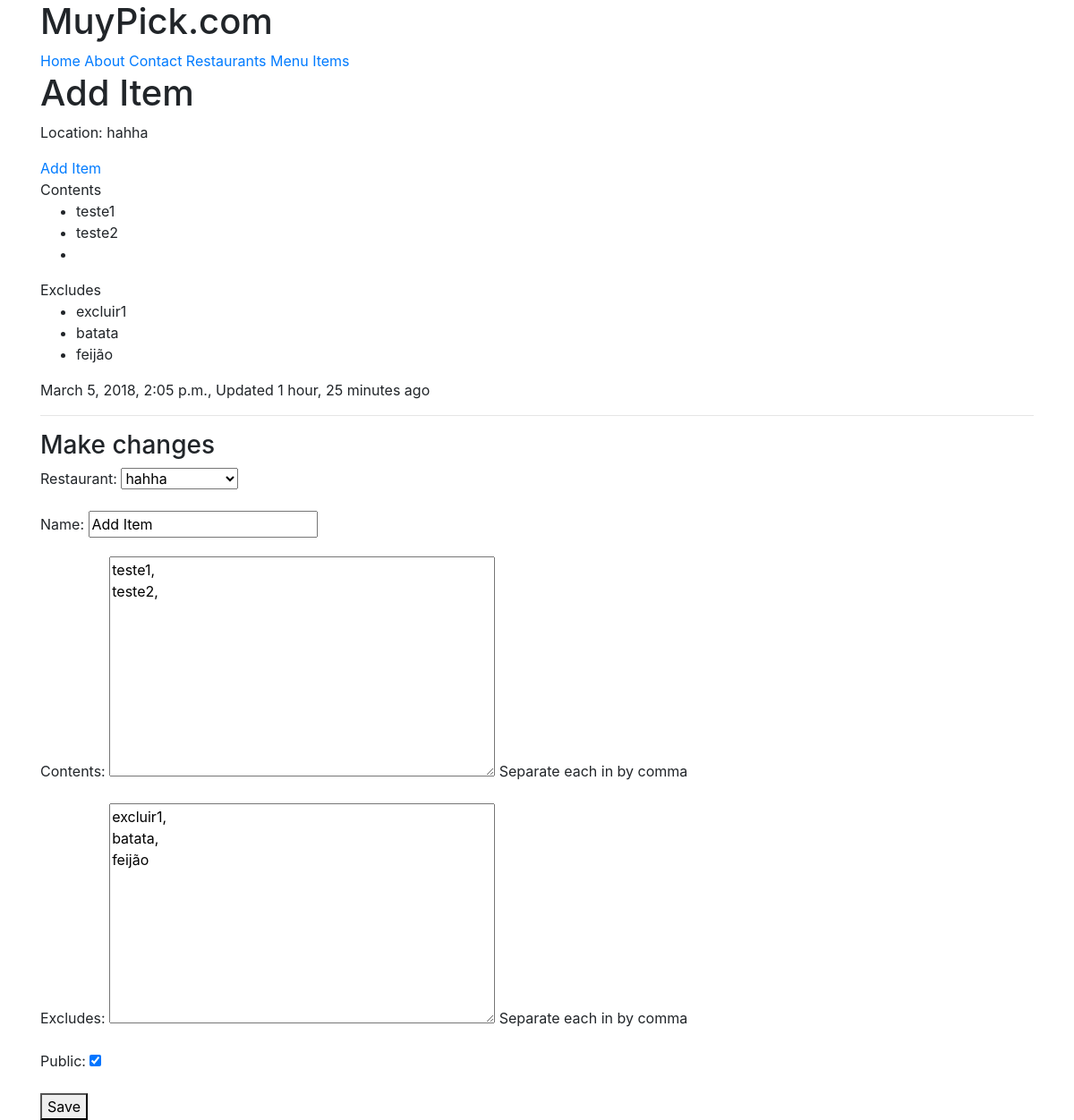
The page /items/4/ (signed in) on the database its author committed.
### menus/models.py (models this page shows, shortened)
class Item(models.Model):
    user        = models.ForeignKey(settings.AUTH_USER_MODEL)
    restaurant  = models.ForeignKey(RestaurantLocation)
    name        = models.CharField(max_length=120)
    contents    = models.TextField(help_text='Separate each in by comma')
    excludes    = models.TextField(blank=True, null=True, help_text='Separate each in by comma')
    public      = models.BooleanField(default=True)
    timestamp   = models.DateTimeField(auto_now_add=True)
    updated     = models.DateTimeField(auto_now=True)
    class Meta:
        ordering = ['-updated', '-timestamp']
    def get_contents(self):
        return self.contents.split(',')
    def get_excludes(self):
        return self.excludes.split(',')

### restaurants/models.py (models this page shows, shortened)
class RestaurantLocation(models.Model):
    owner          = models.ForeignKey(User)
    name          = models.CharField(max_length = 120)
    location      = models.CharField(max_length = 120, null = True, blank = True)
    category      = models.CharField(max_length = 120, null = True, blank = True, validators = [validate_category])
    timestamp     = models.DateTimeField(auto_now_add = True)
    updated       = models.DateTimeField(auto_now = True)
    slug          = models.SlugField(null = True, blank = True)
    def __str__(self):
        return self.name

### menus/views.py (the view)
# urls.py: url(r'^(?P<pk>\d+)/$', ItemUpdateView.as_view(), name = 'detail'),
class ItemUpdateView(LoginRequiredMixin, UpdateView):
    template_name = 'menus/detail-update.html'
    form_class = ItemForm
    def get_form_kwargs(self):
        kwargs = super(ItemUpdateView, self).get_form_kwargs()
        kwargs['user'] = self.request.user
        return kwargs
    def get_queryset(self):
        return Item.objects.filter(user=self.request.user)
    def get_context_data(self, *args, **kwargs):
        context = super(ItemUpdateView, self).get_context_data(*args, **kwargs)
        context['title'] = 'Update Item'
        return context

### menus/forms.py
class ItemForm(forms.ModelForm):
    class Meta:
        model = Item
        fields = [
            'restaurant',
            'name',
            'contents',
            'excludes',
            'public',
        ]
    def __init__(self, user=None, *args, **kwargs):
        print(user)
        print(kwargs)
        super(ItemForm, self).__init__(*args, **kwargs)
        self.fields['restaurant'].queryset = RestaurantLocation.objects.filter(owner=user)#.exclude(item__isnull=False)

### menus/templates/menus/detail-update.html (shortened to what this page needs)
{% extends "base.html" %}
{% block content %}
<h1>{{ form.instance.name }}</h1>
<p>Location: {{ form.instance.restaurant.name }}</p>
<a href="{{ form.instance.get_absolut_url }}">{{ form.instance.name }}</a>
<br/>
{% if form.instance.contents %}
Contents
<ul>
    {% for item in form.instance.get_contents %}
    <li>
        {{ item }}
    </li>
    {% endfor %}
</ul>
{% endif %}
{% if form.instance.excludes %}
Excludes
<ul>
    {% for item in form.instance.get_excludes %}
    <li>
        {{ item }}
    </li>
    {% endfor %}
</ul>
{% endif %}
<p>{{ form.instance.timestamp }}, Updated {{ form.instance.updated|timesince}} ago</p>
<hr/>
<h3>Make changes</h3>
{% include 'snippets/form_snippet.html' with form=form %}
{% endblock content %}

### templates/snippets/form_snippet.html (shortened to what this page needs)
<form method='POST'>
    {{ form.as_p }}
    <button type="submit" name="button">Save</button>
</form>

### rows shown on the page
Item: instance.name "Add Item", instance.restaurant.name "hahha", instance.timestamp "March 5, 2018, 2:05 p.m.", instance.updated "1 hour, 25 minutes", restaurant "hahha", contents "teste1, teste2,", excludes "excluir1, batata, feijão", public "☑"
RestaurantLocation: name "Add Item"

### other values the page prints
{{ item }} "teste1" "teste2"
{{ item }} "excluir1" "batata" "feijão"
